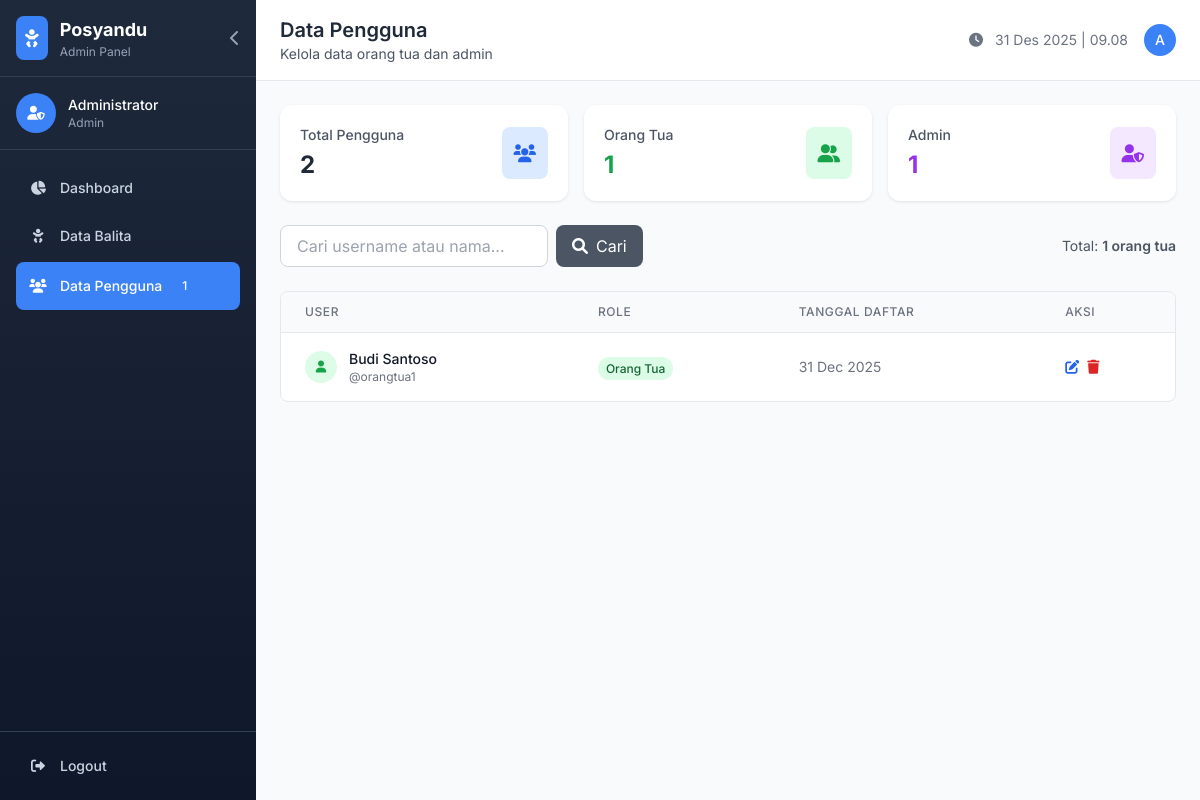
Page /frontend/data_pengguna.php (signed in) on the committed database.
### tables this page shows
CREATE TABLE IF NOT EXISTS users (
    id INT AUTO_INCREMENT PRIMARY KEY,
    username VARCHAR(50) UNIQUE NOT NULL,
    password VARCHAR(255) NOT NULL,
    role ENUM('orang_tua', 'admin') NOT NULL,
    nama_lengkap VARCHAR(100) NOT NULL,
    created_at TIMESTAMP DEFAULT CURRENT_TIMESTAMP
);

### frontend/data_pengguna.php (the view, shortened to what this page needs)
<?php
$database = new Database();
$db = $database->getConnection();
$search = isset($_GET['search']) ? $_GET['search'] : '';
$query = "SELECT * FROM users WHERE role = 'orang_tua'";
$params = [];
$query .= " ORDER BY created_at DESC";
$stmt = $db->prepare($query);
$stmt->execute($params);
$users_data = $stmt->fetchAll(PDO::FETCH_ASSOC);
$query_count = "SELECT
    COUNT(*) as total_users,
    SUM(CASE WHEN role = 'admin' THEN 1 ELSE 0 END) as total_admin,
    SUM(CASE WHEN role = 'orang_tua' THEN 1 ELSE 0 END) as total_orang_tua
    FROM users";
$stmt_count = $db->prepare($query_count);
$stmt_count->execute();
$count_data = $stmt_count->fetch(PDO::FETCH_ASSOC);
$current_time = date('d M Y, H:i:s');
?>
<!DOCTYPE html>
<html lang="id">
<head>
    <script src="https://cdn.tailwindcss.com"></script>
    <link rel="stylesheet" href="https://cdnjs.cloudflare.com/ajax/libs/font-awesome/6.0.0/css/all.min.css">
</head>
<body class="bg-gray-50">
    <div class="sidebar fixed inset-y-0 left-0 z-50 w-64 flex flex-col">
        <div class="p-4 border-b border-slate-700 flex items-center justify-between">
            <div class="flex items-center space-x-3">
                <div class="bg-blue-500 p-2 rounded-lg">
                    <i class="fas fa-baby text-white text-lg"></i>
                </div>
                <div class="logo-text">
                    <span class="text-lg font-bold text-white">Posyandu</span>
                    <p class="text-slate-400 text-xs">Admin Panel</p>
                </div>
            </div>
            <button id="sidebarToggle" class="text-slate-400 hover:text-white transition duration-200">
                <i class="fas fa-chevron-left"></i>
            </button>
        </div>
        <div class="p-4 border-b border-slate-700 user-info">
            <div class="flex items-center space-x-3">
                <div class="bg-blue-500 w-10 h-10 rounded-full flex items-center justify-center">
                    <i class="fas fa-user-shield text-white text-sm"></i>
                </div>
                <div class="flex-1 min-w-0">
                    <p class="text-sm font-medium text-white truncate"><?php echo $_SESSION['nama_lengkap']; ?></p>
                    <p class="text-slate-400 text-xs truncate">Admin</p>
                </div>
            </div>
        </div>
        <nav class="flex-1 p-4 space-y-1">
            <a href="dashboard_admin.php" class="nav-item flex items-center space-x-3 px-3 py-3 text-slate-300 hover:text-white text-sm font-medium">
                <i class="fas fa-chart-pie w-5 text-center"></i>
                <span class="sidebar-text">Dashboard</span>
            </a>
            <a href="data_balita.php" class="nav-item flex items-center space-x-3 px-3 py-3 text-slate-300 hover:text-white text-sm font-medium">
                <i class="fas fa-baby w-5 text-center"></i>
                <span class="sidebar-text">Data Balita</span>
            </a>
            <a href="data_pengguna.php" class="nav-item active flex items-center space-x-3 px-3 py-3 text-white text-sm font-medium">
                <i class="fas fa-users w-5 text-center"></i>
                <span class="sidebar-text">Data Pengguna</span>
                <span class="bg-blue-500 text-white text-xs px-2 py-1 rounded ml-auto sidebar-text"><?php echo $count_data['total_orang_tua']; ?></span>
            </a>
        </nav>
        <div class="mt-auto p-4 border-t border-slate-700">
            <a href="#" id="logoutBtn" class="nav-item flex items-center space-x-3 px-3 py-2 text-slate-300 hover:text-white text-sm font-medium">
                <i class="fas fa-sign-out-alt w-5 text-center"></i>
                <span class="sidebar-text">Logout</span>
            </a>
        </div>
    </div>
    <div class="main-content ml-64 min-h-screen transition-all duration-300">
        <header class="bg-white border-b border-gray-200">
            <div class="flex justify-between items-center py-4 px-6">
                <div>
                    <h1 class="text-xl font-semibold text-gray-800">Data Pengguna</h1>
                    <p class="text-gray-600 text-sm">Kelola data orang tua dan admin</p>
                </div>
                <div class="flex items-center space-x-4">
                    <div class="text-sm text-gray-500">
                        <i class="fas fa-clock mr-2"></i>
                        <span id="currentTime"><?php echo $current_time; ?></span>
                    </div>
                    <div class="w-8 h-8 bg-blue-500 rounded-full flex items-center justify-center">
                        <span class="text-white text-sm font-medium"><?php echo substr($_SESSION['nama_lengkap'], 0, 1); ?></span>
                    </div>
                </div>
            </div>
        </header>
        <main class="p-6">
            <div class="grid grid-cols-1 md:grid-cols-3 gap-4 mb-6">
                <div class="stat-card p-5">
                    <div class="flex items-center justify-between">
                        <div>
                            <p class="text-gray-600 text-sm font-medium">Total Pengguna</p>
                            <p class="text-2xl font-bold text-gray-800 mt-1"><?php echo $count_data['total_users']; ?></p>
                        </div>
                        <div class="bg-blue-100 p-3 rounded-lg">
                            <i class="fas fa-users text-blue-600 text-lg"></i>
                        </div>
                    </div>
                </div>
                <div class="stat-card p-5">
                    <div class="flex items-center justify-between">
                        <div>
                            <p class="text-gray-600 text-sm font-medium">Orang Tua</p>
                            <p class="text-2xl font-bold text-green-600 mt-1"><?php echo $count_data['total_orang_tua']; ?></p>
                        </div>
                        <div class="bg-green-100 p-3 rounded-lg">
                            <i class="fas fa-user-friends text-green-600 text-lg"></i>
                        </div>
                    </div>
                </div>
                <div class="stat-card p-5">
                    <div class="flex items-center justify-between">
                        <div>
                            <p class="text-gray-600 text-sm font-medium">Admin</p>
                            <p class="text-2xl font-bold text-purple-600 mt-1"><?php echo $count_data['total_admin']; ?></p>
                        </div>
                        <div class="bg-purple-100 p-3 rounded-lg">
                            <i class="fas fa-user-shield text-purple-600 text-lg"></i>
                        </div>
                    </div>
                </div>
            </div>
            <div class="flex flex-col lg:flex-row justify-between items-start lg:items-center mb-6 space-y-4 lg:space-y-0">
                <div class="flex space-x-4">
                    <form method="GET" class="flex space-x-2">
                        <input type="text" name="search" value="<?php echo htmlspecialchars($search); ?>"
                               placeholder="Cari username atau nama..."
                               class="px-4 py-2 border border-gray-300 rounded-lg focus:ring-2 focus:ring-blue-500 focus:border-blue-500">
                        <button type="submit" class="bg-gray-600 hover:bg-gray-700 text-white px-4 py-2 rounded-lg flex items-center space-x-2">
                            <i class="fas fa-search"></i>
                            <span>Cari</span>
                        </button>
                    </form>
                </div>
                <div class="text-sm text-gray-600">
                    Total: <span class="font-semibold"><?php echo count($users_data); ?> orang tua</span>
                </div>
            </div>
            <div class="bg-white rounded-lg border border-gray-200 overflow-hidden">
                <div class="overflow-x-auto">
                    <table class="w-full">
                        <thead>
                            <tr class="bg-gray-50 border-b border-gray-200">
                                <th class="px-6 py-3 text-left text-xs font-medium text-gray-500 uppercase tracking-wider">User</th>
                                <th class="px-6 py-3 text-left text-xs font-medium text-gray-500 uppercase tracking-wider">Role</th>
                                <th class="px-6 py-3 text-left text-xs font-medium text-gray-500 uppercase tracking-wider">Tanggal Daftar</th>
                                <th class="px-6 py-3 text-left text-xs font-medium text-gray-500 uppercase tracking-wider">Aksi</th>
                            </tr>
                        </thead>
                        <tbody class="divide-y divide-gray-200">
                            <?php if (empty($users_data)): ?>
                            <tr>
                                <td colspan="4" class="px-6 py-8 text-center text-gray-500">
                                    <i class="fas fa-inbox text-4xl mb-2 text-gray-300"></i>
                                    <p>Tidak ada data pengguna</p>
                                </td>
                            </tr>
                            <?php else: ?>
                            <?php foreach ($users_data as $user): ?>
                            <tr class="hover:bg-gray-50 transition duration-150">
                                <td class="px-6 py-4 whitespace-nowrap">
                                    <div class="flex items-center">
                                        <div class="bg-green-100 w-8 h-8 rounded-full flex items-center justify-center mr-3">
                                            <i class="fas fa-user text-green-600 text-xs"></i>
                                        </div>
                                        <div>
                                            <div class="text-sm font-medium text-gray-900"><?php echo htmlspecialchars($user['nama_lengkap']); ?></div>
                                            <div class="text-xs text-gray-500">@<?php echo htmlspecialchars($user['username']); ?></div>
                                        </div>
                                    </div>
                                </td>
                                <td class="px-6 py-4 whitespace-nowrap">
                                    <span class="px-2 py-1 text-xs font-medium rounded-full <?php echo $user['role'] == 'admin' ? 'bg-purple-100 text-purple-800' : 'bg-green-100 text-green-800'; ?>">
                                        <?php echo $user['role'] == 'admin' ? 'Administrator' : 'Orang Tua'; ?>
                                    </span>
                                </td>
                                <td class="px-6 py-4 whitespace-nowrap text-sm text-gray-500">
                                    <?php echo date('d M Y', strtotime($user['created_at'])); ?>
                                </td>
                                <td class="px-6 py-4 whitespace-nowrap text-sm font-medium">
                                    <div class="flex space-x-2">
                                        <a href="edit_pengguna.php?id=<?php echo $user['id']; ?>" class="text-blue-600 hover:text-blue-900">
                                            <i class="fas fa-edit"></i>
                                        </a>
                                        <?php if ($user['role'] == 'orang_tua'): ?>
                                        <a href="data_pengguna.php?delete_id=<?php echo $user['id']; ?>"
                                           class="text-red-600 hover:text-red-900"
                                           onclick="return confirm('Yakin ingin menghapus pengguna <?php echo htmlspecialchars($user['nama_lengkap']); ?>?')">
                                            <i class="fas fa-trash"></i>
                                        </a>
                                        <?php endif; ?>
                                    </div>
                                </td>
                            </tr>
                            <?php endforeach; ?>
                            <?php endif; ?>
                        </tbody>
                    </table>
                </div>
            </div>
        </main>
    </div>
</body>
</html>

### frontend/data_pengguna.php (style rules this page uses)
* { font-family: 'Inter', sans-serif; }
.sidebar { background: linear-gradient(180deg, #1e293b 0%, #0f172a 100%); }
.main-content { transition: all 0.3s ease; }
.nav-item { transition: all 0.2s ease; border-radius: 8px; }
.nav-item.active { background: #3b82f6; }
.stat-card { background: white; border-radius: 12px; box-shadow: 0 1px 3px 0 rgba(0, 0, 0, 0.1); }

### rows in the picture
users: nama_lengkap "Budi Santoso", username "orangtua1", role "Orang Tua", created_at "31 Dec 2025"

### other values in the picture
$_SESSION['nama_lengkap'] "Administrator"
$count_data['total_orang_tua'] "1"
substr($_SESSION['nama_lengkap'], 0, 1) "A"
$count_data['total_users'] "2"
$count_data['total_admin'] "1"
count($users_data) "1"
